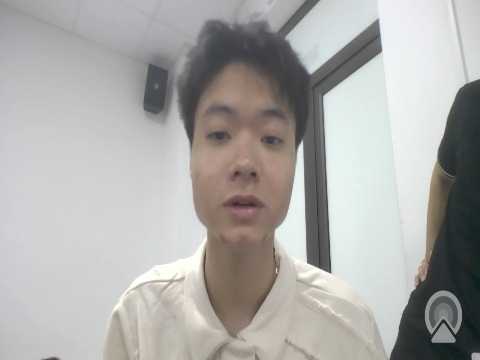
#> input picture AI/DataSet/FaceData/raw/1/1_001.png, 480 x 360 px, found by its file name
$ python add_vietnamese_text.py
#> lines starting #> are read from the running program, lines starting #| are printed output that depends on the picture
import cv2
import numpy as np
from PIL import Image, ImageDraw, ImageFont

class AddVietnameseText:
    def add_vietnamese_text(image, text, position, font_size = 24, font_color=(0, 255, 0)):
        """"Thêm text tiếng việt vào ảnh"""
        #chuyển bgr sang rgb
        img_pil = Image.fromarray(cv2.cvtColor(image, cv2.COLOR_BGR2RGB))
        draw = ImageDraw.Draw(img_pil)
        font = ImageFont.truetype("arial.ttf", font_size)
        draw.text(position, text, font=font, fill=font_color)
        return cv2.cvtColor(np.array(img_pil), cv2.COLOR_RGB2BGR)

def main():
    """test"""
    image = cv2.imread("E:/PythonProjectMain/AI/DataSet/FaceData/raw/1/1_001.png")
#> image is the input picture: shape (360, 480, 3); mean B, G, R 169.1, 171.5, 172.6
    image = AddVietnameseText.add_vietnamese_text(image, "Tiếng Việt", (10, 10))
#> in add_vietnamese_text, `return cv2.cvtColor(np.array(img_pil), cv2.COLOR_RGB2BGR)`:
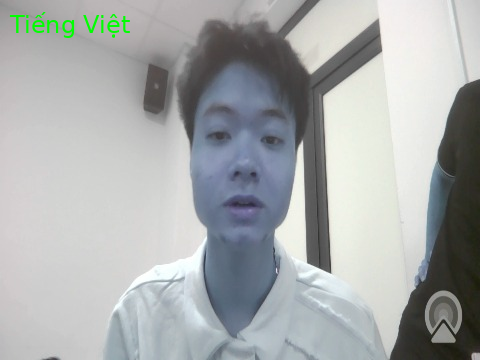
#> returned value: shape (360, 480, 3); mean R, G, B 168.4, 171.8, 171.9
    cv2.imshow("image", image)
    cv2.waitKey(0)

if __name__ == "__main__":
    main()
